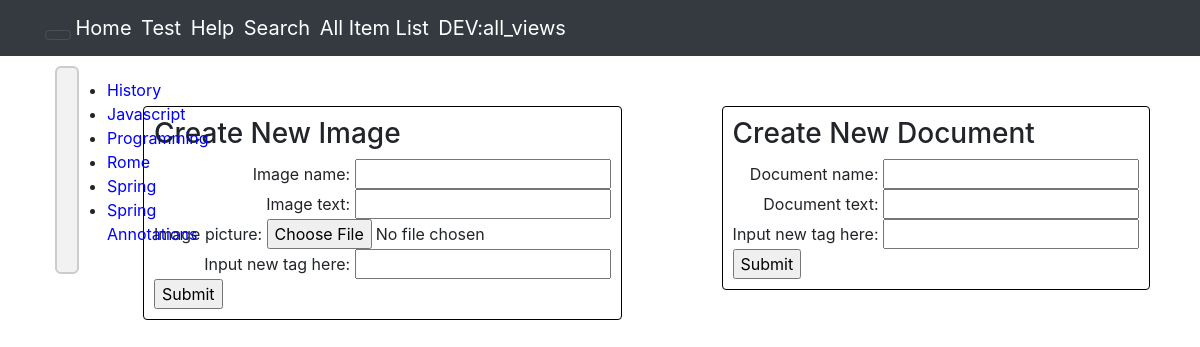
The app's page /notesfromxml/ with its own data.
### notesfromxml/models.py (models this page shows, shortened)
class Tag(models.Model):
    tag_name = models.TextField()

### notesfromxml/views.py (the view)
# urls.py: path('', views.index, name='index'),
def index(request):
    portal_tags = Tag.objects.filter(
        Q(tag_name='History')
        | Q(tag_name='Rome')
        | Q(tag_name='Programming')
        | Q(tag_name='Javascript')
        | Q(tag_name='Spring')
        | Q(tag_name='Spring Annotations')).order_by('tag_name')
    return render(request, 'notesfromxml/index.html',
                  {'tags': portal_tags,
                   'create_document_form': CreateDocumentForm(),
                   'create_image_form': CreateImageForm()})

### notesfromxml/forms.py
class CreateDocumentForm(forms.Form):
    document_name = forms.CharField(label='Document name:')
    document_text = forms.CharField(label='Document text:')
    new_tag = forms.CharField(label='Input new tag here:')
    class Meta:
        fields = ['document_name', 'document_text', 'new_tag']

class CreateImageForm(forms.Form):
    image_name = forms.CharField(label='Image name:')
    image_text = forms.CharField(label='Image text:', required=False)
    image_picture = forms.FileField(label='Image picture:')
    new_tag = forms.CharField(label='Input new tag here:')
    class Meta:
        model = Image
        fields = ['image_name', 'image_text', 'image_picture', 'new_tag']

### notesfromxml/templatetags/app_filters.py (called while the page is built)
@register.filter(name='add_class')
def add_class(value, arg):
    return value.as_widget(attrs={'class': arg})

### notesfromxml/templates/notesfromxml/index.html (shortened to what this page needs)
{% extends 'notesfromxml/base.html' %}
{% load static %}
{% load app_filters %}
{% block nav-style %}mkt-nav{% endblock nav-style %}
{% block head_css_page %}
    <link href="{% static 'notesfromxml/css/index.css' %}" rel="stylesheet" media="screen">
{% endblock head_css_page %}
{% block content %}
    <div>
        {% include "notesfromxml/snippets/create-doc.html" %}
        {% include "notesfromxml/snippets/create-image.html" %}
    </div>
    <div class="container">
        <div class="row">
            <div id="div-container-all-tags" class="col-md-4 index-col-container">
                {% if tags %}
                    <ul>
                        {% for tag in tags %}
                            <li><a href="{% url 'notesfromxml:display_portal' tag.tag_name %}">{{ tag.tag_name }}</a></li>
                        {% endfor %}
                    </ul>
                {% endif %}
            </div>
        </div>
    </div>
{% endblock content %}

### notesfromxml/static/notesfromxml/css/index.css (style rules this page uses)
a { color: blue; }
.index-col-container { border: 2px solid #cccccc; float: left; padding: 10px; margin: 10px; background-color: #f2f2f2; border-radius: 6px; }

### records on screen
Tag: tag_name "History"
Tag: tag_name "Javascript"
Tag: tag_name "Programming"
Tag: tag_name "Rome"
Tag: tag_name "Spring"
Tag: tag_name "Spring Annotations"

### other values on screen
{{ create_document_form.document_name.label }} "Document name:"
{{ create_document_form.document_text.label }} "Document text:"
{{ create_document_form.new_tag.label }} "Input new tag here:"
{{ create_image_form.image_name.label }} "Image name:"
{{ create_image_form.image_text.label }} "Image text:"
{{ create_image_form.image_picture.label }} "Image picture:"
{{ create_image_form.new_tag.label }} "Input new tag here:"
